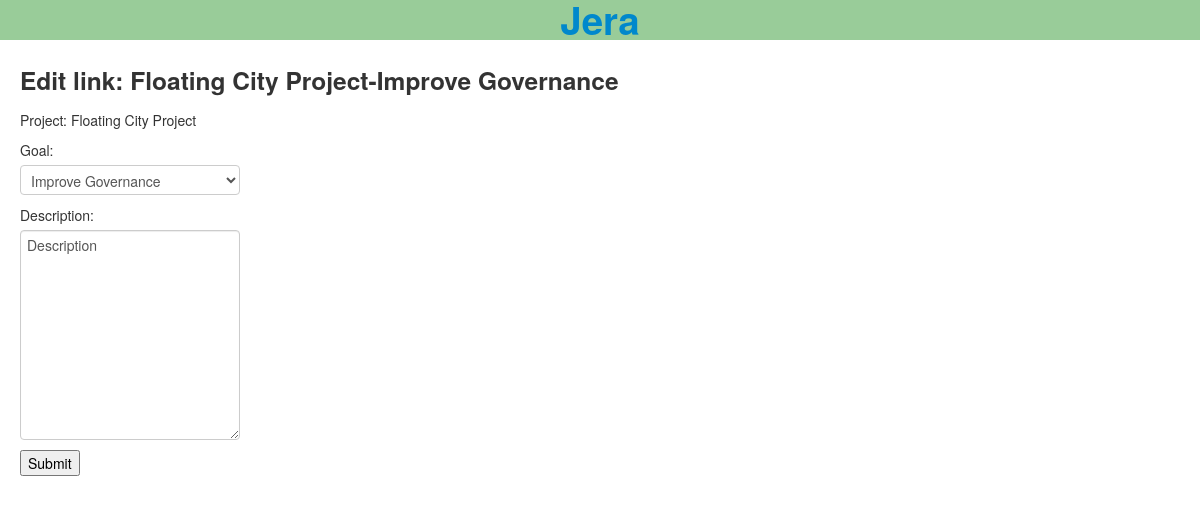
The page /stokosm/link/2/edit/ on the database its author committed.
### stokosm/models.py (models this page shows)
class GeneralContent(models.Model):
  name = models.CharField(max_length=200)
  pub_date = models.DateTimeField('date published', default=datetime.now)
  def __unicode__(self):    #__str__ in Python3
    return self.name
  class Meta:
    abstract = True

class Link(GeneralContent):
  description = models.CharField(max_length=2000, blank=True)
  goal = models.ForeignKey(Goal, related_name="links", null=True, blank=True)
  requirement = models.ForeignKey(Requirement, related_name="links", null=True, blank=True)
  project = models.ForeignKey(Project, related_name="links")
  ranking = models.IntegerField(default=0)

class Node(GeneralContent):
  related = models.ManyToManyField("self", through='Connection', symmetrical=False, related_name='reverse_related')
  description = models.CharField(max_length=2000, blank=True)
  ranking = models.IntegerField(default=0)

### stokosm/views.py (the view, shortened to what this page needs)
# urls.py: url(r'^/link/(?P<link_id>[0-9]+)/edit/$', views.edit_link, name="edit_link"),
def edit_link(request, link_id):
	link = get_object_or_404(Link, pk=link_id)
	link_initial = {'name': link.name,
	'project': link.project,
	'description': link.description}
	if link.goal:
		link_initial['goal'] = link.goal
		if request.method == 'POST':
			form = GoalLinkForm(request.POST, instance=link)
			if form.is_valid():
				form.save()
				return HttpResponseRedirect(reverse('stokosm:index'))
		else:
			form = GoalLinkForm(initial=link_initial)
	return render(request, 'stokosm/edit/edit_link.html', {'link': link, 'form': form})

### stokosm/forms.py
class GoalLinkForm(LinkForm):
	class Meta:
		model = Link
		fields = ['goal', 'description']

### stokosm/templates/stokosm/edit/edit_link.html (shortened to what this page needs)
{% extends "stokosm/base.html" %}
{% block content %}
<h3>Edit link: {{ link.name }}</h3>
<p>Project: {{ link.project }}</p>
<form action="{% url 'stokosm:edit_link' link_id=link.id %}" method="post">
{{ form }}
<input type="submit" value="Submit" name="edit_link" />
</form>
{% endblock %}

### jera_sandbox3/static/jera/css/style.css (style rules this page uses)
input[name="add_connected_goal"], input[name="add_linked_project"], input[name="add_connected_requirement"], input[name="add_connected_project"], input[name="add_linked_goal"], input[name="add_linked_requirement"], input[name="create_node"], input[name="edit_node"], input[name="edit_connection"], input[name="edit_link"] { display: block; }

### rows shown on the page
Link: name "Floating City Project-Improve Governance", project "Floating City Project", goal "Improve Governance", description "Description"
